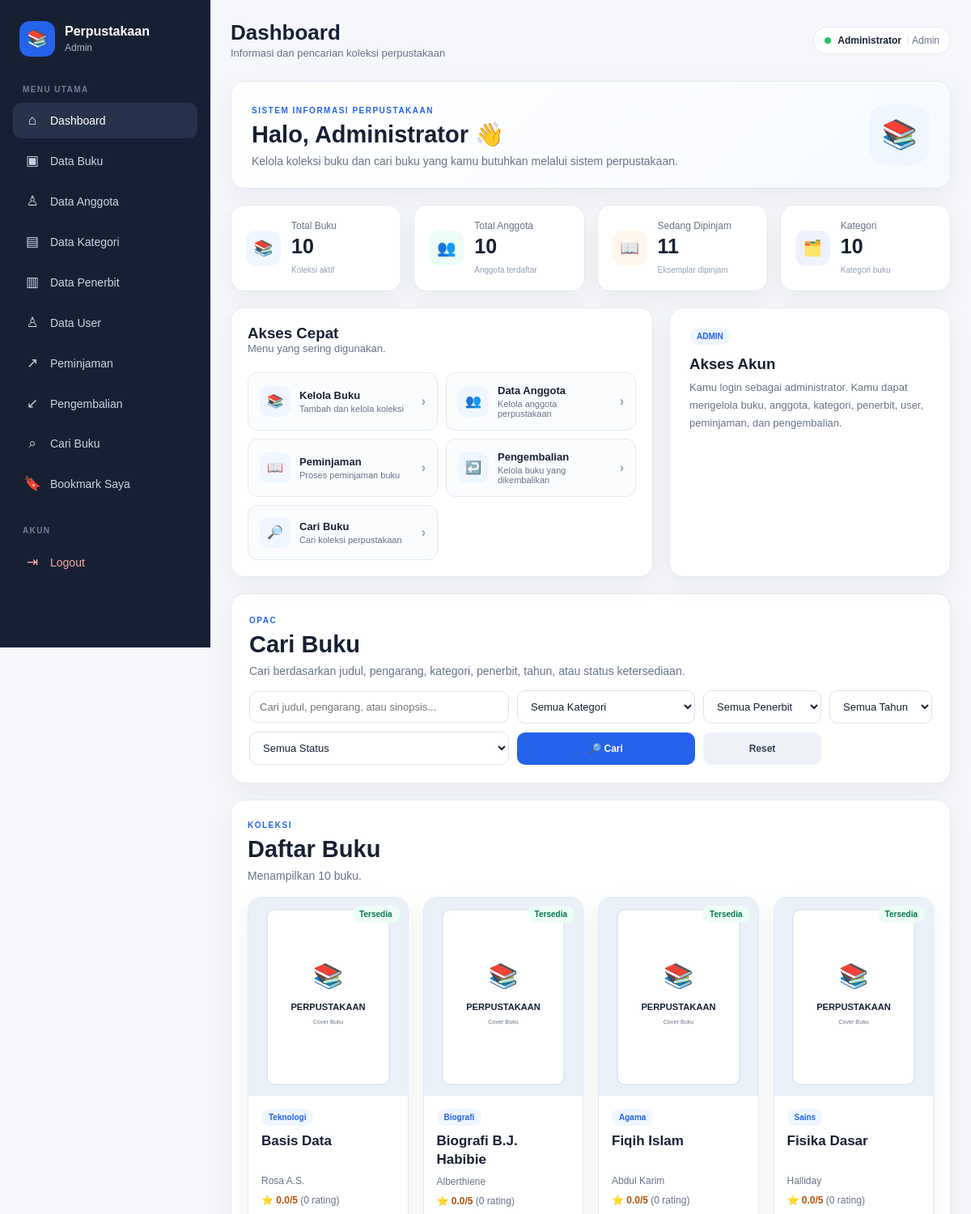
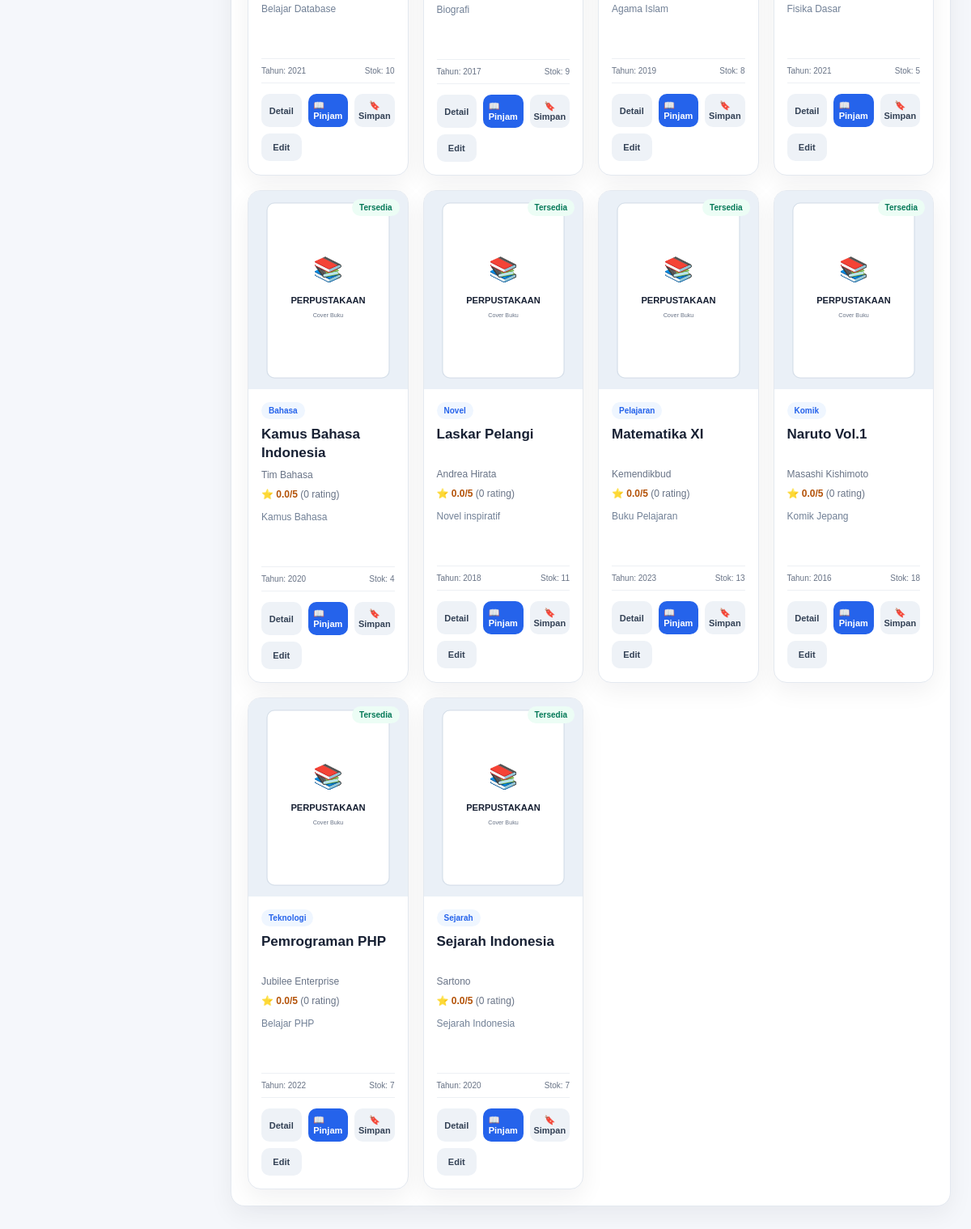
/dashboard/dashboard.php (signed in), run on the app's committed database (2 pictures, top to bottom).
### tables this page shows
CREATE TABLE `buku` (
  `id` int(10) UNSIGNED NOT NULL,
  `judul` varchar(255) NOT NULL,
  `kategori_id` int(10) UNSIGNED NOT NULL,
  `penerbit_id` int(10) UNSIGNED NOT NULL,
  `pengarang` varchar(150) DEFAULT NULL,
  `jumlah_halaman` int(3) DEFAULT NULL,
  `jumlah_stok` int(3) DEFAULT NULL,
  `tahun_terbit` int(4) DEFAULT NULL,
  `sinopsis` text DEFAULT NULL,
  `gambar` varchar(255) DEFAULT NULL,
  `status_aktif` tinyint(1) NOT NULL DEFAULT 1
);

CREATE TABLE `kategori` (
  `id` int(10) UNSIGNED NOT NULL,
  `kode_kategori` varchar(20) NOT NULL,
  `nama_kategori` varchar(100) NOT NULL
);

### config/app.php (called while the page is built, shortened)
<?php
function url($path = "")
{
  $path = ltrim($path, "/");
  return BASE_URL . ($path !== "" ? "/" . $path : "");
}
if (!function_exists("e")) {
  function e($value)
  {
    return htmlspecialchars((string) $value, ENT_QUOTES, "UTF-8");
  }
}

### dashboard/dashboard.php (the view, shortened to what this page needs)
<?php
require_once __DIR__ . '/../config/connection.php';
$keyword    = trim($_GET['q'] ?? '');
$currentUserId = (int) $_SESSION['user_id'];
function getCount(mysqli $conn, string $sql): int
{
    $result = $conn->query($sql);
    $row = $result->fetch_assoc();
    return (int) ($row['total'] ?? 0);
}
$totalBuku = getCount(
    $conn,
    "SELECT COUNT(*) AS total
     FROM buku
     WHERE status_aktif = 1"
);
$totalAnggota = getCount(
    $conn,
    "SELECT COUNT(*) AS total
     FROM anggota"
);
$totalKategori = getCount(
    $conn,
    "SELECT COUNT(*) AS total
     FROM kategori"
);
$totalDipinjam = getCount(
    $conn,
    "SELECT COALESCE(SUM(pd.jumlah), 0) AS total
     FROM peminjaman_detail pd
     INNER JOIN peminjaman p
        ON p.id = pd.peminjaman_id
     INNER JOIN buku b
        ON b.id = pd.buku_id
     WHERE p.status = 'dipinjam'
       AND b.status_aktif = 1"
);
$sql = "
    SELECT
        b.id,
        b.judul,
        b.pengarang,
        b.jumlah_halaman,
        b.jumlah_stok,
        b.tahun_terbit,
        b.sinopsis,
        b.gambar,
        b.status_aktif,
        k.nama_kategori,
        p.nama_penerbit,
        COALESCE((SELECT ROUND(AVG(r.rating), 1) FROM rating_buku r WHERE r.buku_id = b.id), 0) AS rating_rata,
        COALESCE((SELECT COUNT(*) FROM rating_buku r WHERE r.buku_id = b.id), 0) AS jumlah_rating,
        EXISTS(SELECT 1 FROM bookmark bm WHERE bm.buku_id = b.id AND bm.user_id = $currentUserId) AS is_bookmarked,
        COALESCE(
            (
                SELECT SUM(pd.jumlah)
                FROM peminjaman_detail pd
                INNER JOIN peminjaman pm
                    ON pm.id = pd.peminjaman_id
                WHERE pd.buku_id = b.id
                  AND pm.status = 'dipinjam'
            ),
            0
        ) AS sedang_dipinjam
    FROM buku b
    LEFT JOIN kategori k
        ON k.id = b.kategori_id
    LEFT JOIN penerbit p
        ON p.id = b.penerbit_id
    WHERE b.status_aktif = 1
";
$sql .= " ORDER BY b.judul ASC ";
$stmt = $conn->prepare($sql);
if (!$stmt->execute()) {
    die("Eksekusi query buku gagal: " . $stmt->error);
}
$bookResult = $stmt->get_result();
$totalHasil = $bookResult->num_rows;
require_once __DIR__ . '/../includes/layout_header.php';
?>
<section class="hero-panel">
    <div>
        <span class="page-label">
            SISTEM INFORMASI PERPUSTAKAAN
        </span>
        <h1>
            Halo, <?= e($_SESSION['nama'] ?? 'Pengguna') ?> 👋
        </h1>
        <p>
            Kelola koleksi buku dan cari buku yang kamu butuhkan
            melalui sistem perpustakaan.
        </p>
    </div>
    <div class="hero-icon">
        📚
    </div>
</section>
<section class="stats-grid">
    <div class="stat-card">
        <div class="stat-icon blue">
            📚
        </div>
        <div>
            <span>Total Buku</span>
            <strong><?= $totalBuku ?></strong>
            <small>Koleksi aktif</small>
        </div>
    </div>
    <div class="stat-card">
        <div class="stat-icon green">
            👥
        </div>
        <div>
            <span>Total Anggota</span>
            <strong><?= $totalAnggota ?></strong>
            <small>Anggota terdaftar</small>
        </div>
    </div>
    <div class="stat-card">
        <div class="stat-icon orange">
            📖
        </div>
        <div>
            <span>Sedang Dipinjam</span>
            <strong><?= $totalDipinjam ?></strong>
            <small>Eksemplar dipinjam</small>
        </div>
    </div>
    <div class="stat-card">
        <div class="stat-icon">
            🗂️
        </div>
        <div>
            <span>Kategori</span>
            <strong><?= $totalKategori ?></strong>
            <small>Kategori buku</small>
        </div>
    </div>
</section>
<section class="quick-grid">
    <div class="panel">
        <div class="form-title">
            <h3>Akses Cepat</h3>
            <p>
                Menu yang sering digunakan.
            </p>
        </div>
        <div class="quick-actions">
            <?php if (($_SESSION['level'] ?? '') === 'admin'): ?>
                <a
                    class="quick-action"
                    href="<?= e(url('buku/tampil.php')) ?>"
                >
                    <span>📚</span>
                    <div>
                        <b>Kelola Buku</b>
                        <small>Tambah dan kelola koleksi</small>
                    </div>
                    <strong>›</strong>
                </a>
                <a
                    class="quick-action"
                    href="<?= e(url('anggota/anggota.php')) ?>"
                >
                    <span>👥</span>
                    <div>
                        <b>Data Anggota</b>
                        <small>Kelola anggota perpustakaan</small>
                    </div>
                    <strong>›</strong>
                </a>
            <?php endif; ?>
            <a
                class="quick-action"
                href="<?= e(url('transaksi/peminjaman.php')) ?>"
            >
                <span>📖</span>
                <div>
                    <b>Peminjaman</b>
                    <small>Proses peminjaman buku</small>
                </div>
                <strong>›</strong>
            </a>
            <?php if (($_SESSION['level'] ?? '') === 'admin'): ?>
                <a
                    class="quick-action"
                    href="<?= e(url('transaksi/pengembalian.php')) ?>"
                >
                    <span>↩️</span>
                    <div>
                        <b>Pengembalian</b>
                        <small>Kelola buku yang dikembalikan</small>
                    </div>
                    <strong>›</strong>
                </a>
            <?php endif; ?>
            <a
                class="quick-action"
                href="<?= e(url('pencarian/cari_buku.php')) ?>"
            >
                <span>🔎</span>
                <div>
                    <b>Cari Buku</b>
                    <small>Cari koleksi perpustakaan</small>
                </div>
                <strong>›</strong>
            </a>
        </div>
    </div>
    <div class="panel role-panel">
        <span class="role-badge">
            <?= e(strtoupper($_SESSION['level'] ?? 'USER')) ?>
        </span>
        <h3>
            Akses Akun
        </h3>
        <?php if (($_SESSION['level'] ?? '') === 'admin'): ?>
            <p>
                Kamu login sebagai administrator.
                Kamu dapat mengelola buku, anggota, kategori,
                penerbit, user, peminjaman, dan pengembalian.
            </p>
        <?php endif; ?>
    </div>
</section>
<section class="search-hero">
    <div>
        <span class="page-label">
            OPAC
        </span>
        <h1>
            Cari Buku
        </h1>
        <p>
            Cari berdasarkan judul, pengarang, kategori,
            penerbit, tahun, atau status ketersediaan.
        </p>
    </div>
    <div class="search-big">
        <form method="GET">
            <input
                type="text"
                name="q"
                value="<?= e($keyword) ?>"
                placeholder="Cari judul, pengarang, atau sinopsis..."
            >
            <select name="kategori">
                <option value="0">
                    Semua Kategori
                </option>
            </select>
            <select name="penerbit">
                <option value="0">
                    Semua Penerbit
                </option>
            </select>
            <select name="tahun">
                <option value="0">
                    Semua Tahun
                </option>
            </select>
            <select name="status">
                <option value="">
                    Semua Status
                </option>
            </select>
            <button
                type="submit"
                class="btn primary"
            >
                🔎 Cari
            </button>
            <a
                href="<?= e(url('dashboard/dashboard.php')) ?>"
                class="btn"
            >
                Reset
            </a>
        </form>
    </div>
</section>
<section class="panel">
    <div class="page-intro">
        <div>
            <span class="page-label">
                KOLEKSI
            </span>
            <h1>
                Daftar Buku
            </h1>
            <p>
                Menampilkan <?= $totalHasil ?> buku.
            </p>
        </div>
    </div>
    <div class="book-grid">
        <?php if ($totalHasil === 0): ?>
            <div class="empty-card">
                <div>📚</div>
                <h3>
                    Buku tidak ditemukan
                </h3>
                <p>
                    Coba gunakan kata kunci atau filter yang berbeda.
                </p>
                <a
                    href="<?= e(url('dashboard/dashboard.php')) ?>"
                    class="btn primary"
                >
                    Reset Pencarian
                </a>
            </div>
        <?php else: ?>
            <?php while ($book = $bookResult->fetch_assoc()): ?>
                <?php
                $stok = (int) ($book['jumlah_stok'] ?? 0);
                $dipinjam = (int) ($book['sedang_dipinjam'] ?? 0);
                $tersedia = max(0, $stok - $dipinjam);
                $gambar = trim((string) ($book['gambar'] ?? ''));
                if ($gambar !== '') {
                    $gambarUrl = url('assets/images/' . $gambar);
                } else {
                    $gambarUrl = url('assets/images/default.svg');
                }
                ?>
                <article class="book-card">
                    <div class="book-cover">
                        <img
                            src="<?= e($gambarUrl) ?>"
                            alt="<?= e($book['judul']) ?>"
                            onerror="this.onerror=null;this.src='<?= e(url('assets/images/default.svg')) ?>';"
                        >
                        <?php if ($tersedia > 0): ?>
                            <span class="availability available">
                                Tersedia
                            </span>
                        <?php else: ?>
                            <span class="availability unavailable">
                                Habis
                            </span>
                        <?php endif; ?>
                    </div>
                    <div class="book-content">
                        <?php if (!empty($book['nama_kategori'])): ?>
                            <span class="book-category">
                                <?= e($book['nama_kategori']) ?>
                            </span>
                        <?php endif; ?>
                        <h3>
                            <?= e($book['judul']) ?>
                        </h3>
                        <p class="book-author">
                            <?= e($book['pengarang'] ?: 'Pengarang tidak diketahui') ?>
                        </p>
                        <p class="rating-summary">
                            ⭐ <?= e($book['rating_rata']) ?>/5
                            <span>(<?= (int) $book['jumlah_rating'] ?> rating)</span>
                        </p>
                        <p class="book-description">
                            <?= e(
                                $book['sinopsis']
                                ?: 'Belum ada sinopsis untuk buku ini.'
                            ) ?>
                        </p>
                        <div class="book-meta">
                            <span>
                                Tahun:
                                <?= e($book['tahun_terbit'] ?: '-') ?>
                            </span>
                            <span>
                                Stok:
                                <?= $tersedia ?>
                            </span>
                        </div>
                        <div class="book-actions book-actions-main">
                            <a href="<?= e(url('buku/detail.php?id=' . (int) $book['id'])) ?>" class="btn small">Detail</a>
                            <?php if ($tersedia > 0): ?>
                                <a href="<?= e(url('transaksi/peminjaman.php?buku_id=' . (int) $book['id'])) ?>" class="btn small primary">📖 Pinjam</a>
                            <?php else: ?>
                                <span class="btn small">Habis</span>
                            <?php endif; ?>
                            <form method="post" action="<?= e(url('aksi/bookmark.php')) ?>">
                                <button type="submit" class="btn small <?= !empty($book['is_bookmarked']) ? 'bookmark-active' : '' ?>">
                                    <?= !empty($book['is_bookmarked']) ? '✓ Tersimpan' : '🔖 Simpan' ?>
                                </button>
                            </form>
                            <?php if (($_SESSION['level'] ?? '') === 'admin'): ?>
                                <a
                                    href="<?= e(url('buku/edit.php?id=' . (int) $book['id'])) ?>"
                                    class="btn small"
                                >
                                    Edit
                                </a>
                            <?php endif; ?>
                        </div>
                    </div>
                </article>
            <?php endwhile; ?>
        <?php endif; ?>
    </div>
</section>
<?php
require_once __DIR__ . '/../includes/layout_footer.php';
?>

### data on the page
buku: shows "Tersedia", kategori.nama_kategori "Teknologi", judul "Basis Data", pengarang "Rosa A.S.", rating_rata "0.0", jumlah_rating "0", sinopsis "Belajar Database", tahun_terbit "2021", jumlah_stok "10"
buku: jumlah_stok "Tersedia", kategori.nama_kategori "Biografi", judul "Biografi B.J. Habibie", pengarang "Alberthiene", rating_rata "0.0", jumlah_rating "0", sinopsis "Biografi", tahun_terbit "2017", tersedia "9"
buku: jumlah_stok "Tersedia", kategori.nama_kategori "Agama", judul "Fiqih Islam", pengarang "Abdul Karim", rating_rata "0.0", jumlah_rating "0", sinopsis "Agama Islam", tahun_terbit "2019", tersedia "8"
buku: jumlah_stok "Tersedia", kategori.nama_kategori "Sains", judul "Fisika Dasar", pengarang "Halliday", rating_rata "0.0", jumlah_rating "0", sinopsis "Fisika Dasar", tahun_terbit "2021", tersedia "5"
buku: jumlah_stok "Tersedia", kategori.nama_kategori "Bahasa", judul "Kamus Bahasa Indonesia", pengarang "Tim Bahasa", rating_rata "0.0", jumlah_rating "0", sinopsis "Kamus Bahasa", tahun_terbit "2020", tersedia "4"
buku: jumlah_stok "Tersedia", kategori.nama_kategori "Novel", judul "Laskar Pelangi", pengarang "Andrea Hirata", rating_rata "0.0", jumlah_rating "0", sinopsis "Novel inspiratif", tahun_terbit "2018", tersedia "11"
buku: jumlah_stok "Tersedia", kategori.nama_kategori "Pelajaran", judul "Matematika XI", pengarang "Kemendikbud", rating_rata "0.0", jumlah_rating "0", sinopsis "Buku Pelajaran", tahun_terbit "2023", tersedia "13"
buku: jumlah_stok "Tersedia", kategori.nama_kategori "Komik", judul "Naruto Vol.1", pengarang "Masashi Kishimoto", rating_rata "0.0", jumlah_rating "0", sinopsis "Komik Jepang", tahun_terbit "2016", tersedia "18"
buku: jumlah_stok "Tersedia", kategori.nama_kategori "Teknologi", judul "Pemrograman PHP", pengarang "Jubilee Enterprise", rating_rata "0.0", jumlah_rating "0", sinopsis "Belajar PHP", tahun_terbit "2022", tersedia "7"
buku: shows "Tersedia", kategori.nama_kategori "Sejarah", judul "Sejarah Indonesia", pengarang "Sartono", rating_rata "0.0", jumlah_rating "0", sinopsis "Sejarah Indonesia", tahun_terbit "2020", jumlah_stok "7"

### other printed values
$level ?: 'User' "Admin"
$pageTitle "Dashboard"
$pageDescription "Informasi dan pencarian koleksi perpustakaan"
$_SESSION['nama'] "Administrator"
$_SESSION['level'] "Admin"
$totalBuku "10"
$totalAnggota "10"
$totalDipinjam "11"
$totalKategori "10"
$_SESSION['level'] "ADMIN"
$totalHasil "10"
